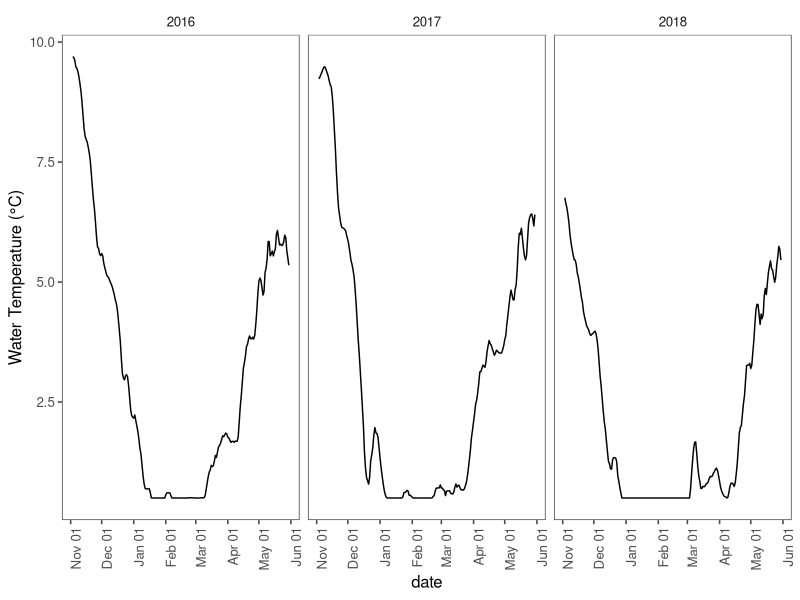

R code for this plot: (Note: this script raises an error after producing the figure.)
#### CLEAR THE ENVIRONMENT FIRST ---------------------------------------------

rm(list = ls(all.names = TRUE))


#### LOAD PACKAGES -----------------------------------------------------------

library(tidyverse)
library(ggplot2)
library(lubridate)
library(ggthemes)
library(data.table)
library(readxl)
library(gridExtra)
library(grid)
library(cowplot)


#### LOAD TEMPERATURE DATA -----------------------------------------------------------------------

temp.all <- read_excel("data/lake-superior-apostle-islands/lake-superior-apostle-islands-temperature.xlsx", sheet = "temp", skip = 28) %>% 
  mutate(yday = yday(date))

## Calculate a 5-day center moving average to smooth temperature curve
## Smoothing prevents issues below trying to find the start and stop from large daily temp deviations
temp.all.ma <- temp.all %>% group_by(year) %>% 
  mutate(temp.ma_c = frollmean(temp_c, n = 5, align = "center")) %>% 
  filter(!is.na(temp.ma_c))

## 
ggplot(temp.all.ma, aes(x = date, y = temp.ma_c)) + 
  geom_line() + theme_few() + 
  ylab('Water Temperature (°C)') + 
  scale_x_datetime(date_breaks = "1 month", date_labels =  "%b %d") + 
  theme(axis.text.x = element_text(angle = 90, hjust = 1))  + 
  facet_wrap(~year, scales = "free_x")


model.locations <- read_excel("data/model-population-parameters.xlsx", sheet = "bio-parameters", skip = 34) %>% 
  filter(population == "Apostle Islands")


#### CALCULATE MEAN SPAWNING DATE ----------------------------------------------------------------

## Calculate the start date of spawning period
spawn.start.date <- temp.all.ma %>% 
  group_by(year) %>% 
  filter(temp.ma_c <= model.locations$start.spawn.temp_c) %>% 
  arrange(date) %>% 
  slice(1) %>% select(year, spawn.start.date = date)

## Calculate the end date of spawning period
spawn.end.date <- temp.all.ma %>% 
  group_by(year) %>% 
  filter(temp.ma_c <= model.locations$end.spawn.temp_c) %>% 
  arrange(date) %>% 
  slice(1) %>% 
  select(year, spawn.end.date = date) %>% 
  ## subtract one day to correct for temp less than (spawning ends day of temp threshold)
  mutate(spawn.end.date = as.Date(spawn.end.date)-1)

## Combine start and end dates; Filter to each day in spawning period
spawn.period.temp <- temp.all.ma %>% 
  left_join(spawn.start.date) %>% 
  left_join(spawn.end.date) %>% 
  mutate(spawn.length_days = as.Date(spawn.end.date) - as.Date(spawn.start.date),
         spawn.end.date = as.Date(ifelse(spawn.length_days > 30, spawn.start.date+30, spawn.end.date), origin = "1970-01-01"),
         spawn.length_days = as.Date(spawn.end.date) - as.Date(spawn.start.date)) %>%
  group_by(year) %>% 
  filter(date >= spawn.start.date, date <= spawn.end.date)

mu.spawn <- spawn.period.temp %>% 
  group_by(year) %>% 
  summarize(mu.spawn.date = mean(date)) %>% 
  mutate(mu.spawn.yday = yday(mu.spawn.date))


#### CALCULATE MEAN HATCHING DATE ----------------------------------------------------------------

mu.hatch <- read_excel("data/lake-superior-apostle-islands/lake-superior-apostle-islands-hatching.xlsx", sheet = "lake-superior-apostle-hatching", skip = 31) %>% 
  select(year, mu.hatch.date = mean.date) %>% 
  mutate(mu.hatch.yday = yday(mu.hatch.date))


## Filter temp profiles by start and end dates
temp.spawn <- temp.all.ma %>% left_join(mu.spawn) %>%
  group_by(year) %>% 
  filter(yday >= mu.spawn.yday) %>% 
  select(-mu.spawn.yday, -mu.spawn.date)
temp.hatch <- temp.all.ma %>% left_join(mu.hatch) %>% 
  group_by(year) %>% 
  filter(yday <= mu.hatch.yday) %>% 
  select(-mu.hatch.yday, -mu.hatch.date)
temp.inc <- bind_rows(temp.spawn, temp.hatch) %>% arrange(date)

## Find ADD at hatch
temp.ADD <- temp.inc %>% group_by(year) %>% 
  mutate(ADD = cumsum(temp.ma_c)) %>% 
  filter(ADD == max(ADD)) %>% 
  select(date, year, temp.ma_c, ADD)


#### XXXXXXXXX -----------------------
## Polynomial: y = a + bx + cx^2
## Semilog: log10(y) = log10(a) + log10(b)x + log10(c)x^2
## Antilog: 10^(log(y))

## Colby and Brooke
model.CB <- read_excel("data/model-structural-parameters.xlsx", sheet = "coefficients", skip = 32) %>% 
  filter(lake == "Pickeral Lake")

## Take antilog from daily semilog output, accumulate across days
model.CB.perc <- temp.all.ma %>% left_join(mu.spawn) %>% 
  group_by(year) %>% 
  filter(date >= mu.spawn.date) %>% 
  mutate(perc.day = (10^(model.CB$a + model.CB$b * temp.ma_c + model.CB$c * temp.ma_c^2))*100,
         perc.cum = cumsum(perc.day)) %>% 
  filter(perc.cum <= 100) %>%
  mutate(ADD = cumsum(temp.ma_c))

model.CB.perc.max <- model.CB.perc %>% group_by(year) %>% 
  filter(perc.cum == max(perc.cum)) %>% 
  select(date, year, temp.ma_c, ADD) %>% 
  mutate(model = "CB")


## Stewart et al. 2021
model.superior <- read_excel("data/model-structural-parameters.xlsx", sheet = "coefficients", skip = 32) %>% 
  filter(lake == "Lake Superior")

## Take antilog from daily semilog output, accumulate across days
model.ST.perc <- temp.all.ma %>% left_join(mu.spawn) %>% 
  group_by(year) %>% 
  filter(date >= mu.spawn.date) %>% 
  mutate(perc.day = (10^(model.superior$a + model.superior$b * temp.ma_c + model.superior$c * temp.ma_c^2))*100,
         perc.cum = cumsum(perc.day),) %>% 
  filter(perc.cum <= 100) %>%
  mutate(ADD = cumsum(temp.ma_c))

model.ST.perc.max <- model.ST.perc %>% group_by(year) %>% 
  filter(perc.cum == max(perc.cum)) %>% 
  select(date, year, temp.ma_c, ADD) %>% 
  mutate(model = "ST")


#### COMBINE ALL MODEL HATCHING ESTIMATES --------------------------------------------------------

model.hatching.all <- temp.ADD %>% 
  mutate(model = "EP") %>% 
  bind_rows(., model.ST.perc.max, model.CB.perc.max) %>% 
  mutate(model = factor(model, ordered = TRUE, levels = c("EP", "ST", "CB")),
         jday = yday(date))

model.hatching.all.comp <- model.hatching.all %>% 
  group_by(model) %>% 
  summarize(mean.ADD = mean(ADD)) %>% 
  select(model, mean.ADD) %>% 
  pivot_wider(names_from = model, values_from = mean.ADD) %>% 
  mutate(diff.ST = EP-ST,
         diff.CB = EP-CB)


#### VISUALIZATIONS ------------------------------------------------------------------------------

ggplot(temp.all.ma, aes(x = date, y = temp.ma_c)) + 
  geom_line(size = 0.8) +
  geom_vline(data = data.frame(year = unique(temp.all.ma$year), 
                               date = temp.inc %>% group_by(year) %>% slice(1) %>% pull(date)),
             aes(xintercept = date), color = "gray25", linetype = "dashed", show.legend = FALSE) +
  geom_point(data = model.hatching.all, aes(x = as.POSIXct(date), y = temp.ma_c, fill = model, shape = model), size = 3) +
  scale_shape_manual("", values = c(21, 22, 23),
                    labels = c("Observed Hatching  ", "Stewart et al., 2021  ", "Colby & Brooke, 1973")) +
  scale_fill_manual("", values = c("lightsalmon", "cornflowerblue", "forestgreen"),
                    labels = c("Observed Hatching  ", "Stewart et al., 2021  ", "Colby & Brooke, 1973")) +
  scale_x_datetime(date_breaks = "1 month", date_labels =  "%b %d") + 
  labs(y = "Water Temperature (°C)") + 
  theme_few() + 
  theme(axis.text.x = element_text(angle = 45, hjust = 1),
        axis.text = element_text(size = 12),
        axis.title.y = element_text(size = 15),
        axis.title.x = element_blank(),
        legend.position = "top", 
        legend.text = element_text(size = 15),
        strip.text = element_text(size = 12),
        panel.spacing = unit(1, "lines")) + 
  facet_wrap(~year, scales = "free_x")

ggsave("figures/lake-superior-apostle-islands/lake-superior-apostle-islands-model-comparison-temp.png", height = 6.5, width = 14, dpi = 300)


plot.add <- ggplot(model.hatching.all, aes(x = factor(year), y = ADD, group = model)) +
  geom_point(aes(fill = model, shape = model), size = 3) + 
  scale_shape_manual("", values = c(21, 22, 23),
                     labels = c("Observed Hatching  ", "Stewart et al., 2021  ", "Colby & Brooke, 1973")) +
  scale_fill_manual("", values = c("lightsalmon", "cornflowerblue", "forestgreen"),
                    labels = c("Observed Hatching  ", "Stewart et al., 2021  ", "Colby & Brooke, 1973")) +
  labs(y = "Degree-days") +
  theme_few() + 
  theme(axis.text.x = element_text(angle = 45, hjust = 1),
        axis.text = element_text(size = 12),
        axis.title.y = element_text(size = 15),
        axis.title.x = element_blank(),
        legend.position = "top", 
        legend.text = element_text(size = 15),
        strip.text = element_text(size = 12),
        panel.spacing = unit(1, "lines"))

plot.date <- ggplot(model.hatching.all, aes(x = factor(year), y = jday, group = model)) +
  geom_point(aes(fill = model, shape = model), size = 3) + 
  scale_shape_manual("", values = c(21, 22, 23),
                     labels = c("Observed Hatching  ", "Stewart et al., 2021  ", "Colby & Brooke, 1973")) +
  scale_fill_manual("", values = c("lightsalmon", "cornflowerblue", "forestgreen"),
                    labels = c("Observed Hatching  ", "Stewart et al., 2021  ", "Colby & Brooke, 1973")) +
  labs(y = "Julian Date") +
  theme_few() + 
  theme(axis.text.x = element_text(angle = 45, hjust = 1),
        axis.text = element_text(size = 12),
        axis.title.y = element_text(size = 15),
        axis.title.x = element_blank(),
        legend.position = "top", 
        legend.text = element_text(size = 15),
        strip.text = element_text(size = 12),
        panel.spacing = unit(1, "lines"))

## Combine all figures
plot.all <- grid.arrange(
  arrangeGrob(get_legend(plot.add),
              nrow = 1,
              ncol = 1),
  arrangeGrob(
    arrangeGrob(plot.add + theme(legend.position = "none", axis.title.x = element_blank()),
                nrow = 1),
    arrangeGrob(plot.date + theme(legend.position = "none", axis.title.x = element_blank()), 
                nrow = 1),
    ncol = 2,
    widths = c(1, 1)
  ),
  heights = c(0.05, 1.0)
)

ggsave("figures/lake-superior-apostle-islands/lake-superior-apostle-islands-model-comparison-point.png", plot = plot.all, width = 8, height = 5, dpi = 300)

